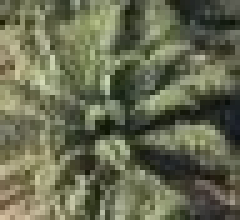
#> input picture sawit.jpg, 48 x 44 px (shown 5 times larger)
$ jupyter execute 'Menghitung deteksi sawit dengan template matching.ipynb'
#> lines starting #> are read from the running program, lines starting #| are printed output that depends on the picture; after the words box and inside, x2 and y2 are one past the last pixel; in counts of white or black regions, pixels touching at a corner belong together
[cell 1]
import cv2
# tampilkan kedua gambar
from matplotlib import pyplot as plt

# panggil dan konversi warna agar sesuai dengan Matplotlib
sawit = cv2.imread('sawit.jpg')
#> sawit is the input picture: shape (44, 48, 3); mean B, G, R 81.1, 106.2, 103.1
sawit = cv2.cvtColor(sawit, cv2.COLOR_BGR2RGB)

# panggil dan konversi warna agar sesuai dengan Matplotlib
kebun_sawit = cv2.imread('kebun.jpg')
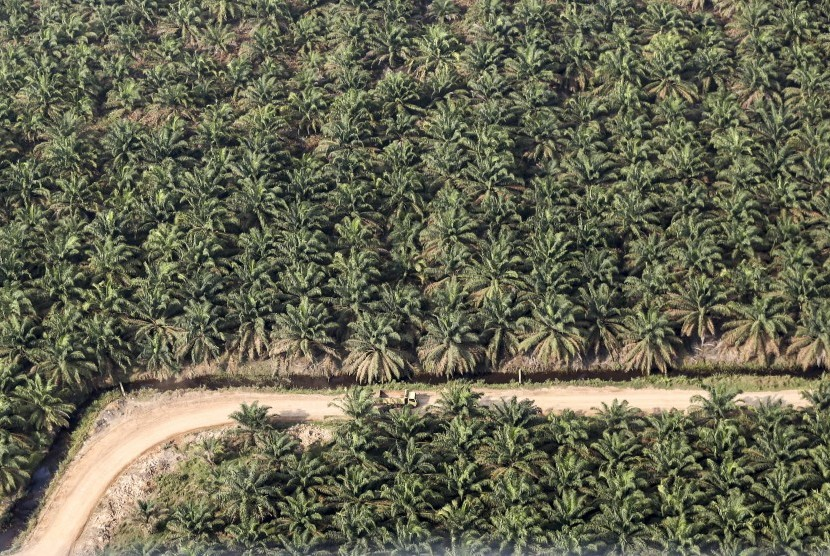
#> input picture kebun.jpg, 830 x 556 px
#> kebun_sawit is the input picture: shape (556, 830, 3); mean B, G, R 81.3, 102.5, 102.4
kebun_sawit = cv2.cvtColor(kebun_sawit, cv2.COLOR_BGR2RGB)
plt.subplot(121),plt.imshow(sawit), plt.title('Akame')
plt.subplot(122),plt.imshow(kebun_sawit), plt.title('Akame ga kill')
plt.show()
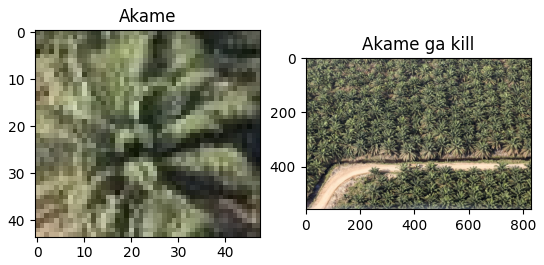
#> figure drawn by matplotlib, 2 panels

[cell 2]
import cv2
import numpy as np

# Membaca gambar utuh untuk dicari
img_rgb = cv2.imread('kebun.jpg')
img_gray = cv2.cvtColor(img_rgb, cv2.COLOR_BGR2GRAY)
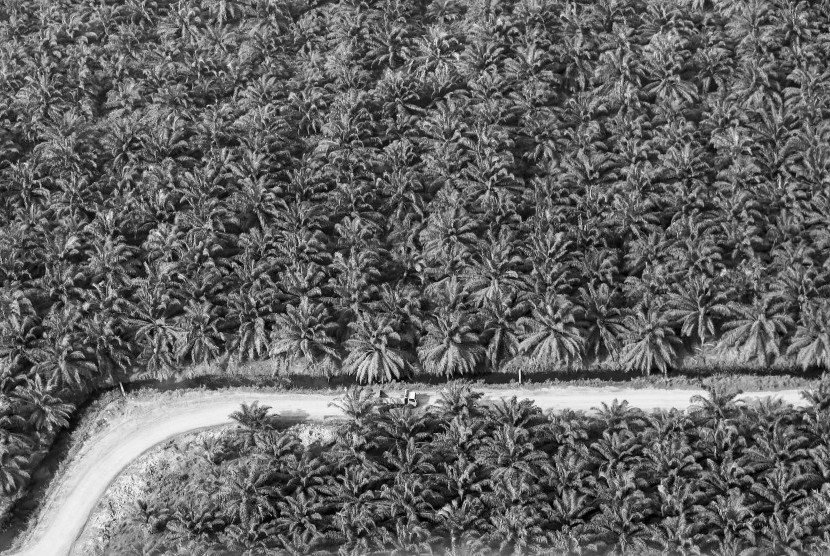
#> img_gray: shape (556, 830); min 0, max 252, mean 100.1

# Membaca template
template = cv2.imread('sawit.jpg', 0)
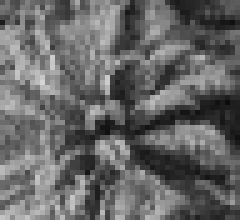
#> template: shape (44, 48) (shown 5 times larger); min 12, max 212, mean 102.4

# Ukuran template. Ukuran ini akan digunakan untuk menggambar kotak
w, h = template.shape[::-1]
#> w = 48; h = 44

# Menggunakan metode COEFF-NORMALIZED
res = cv2.matchTemplate(img_gray, template, cv2.TM_CCOEFF_NORMED)
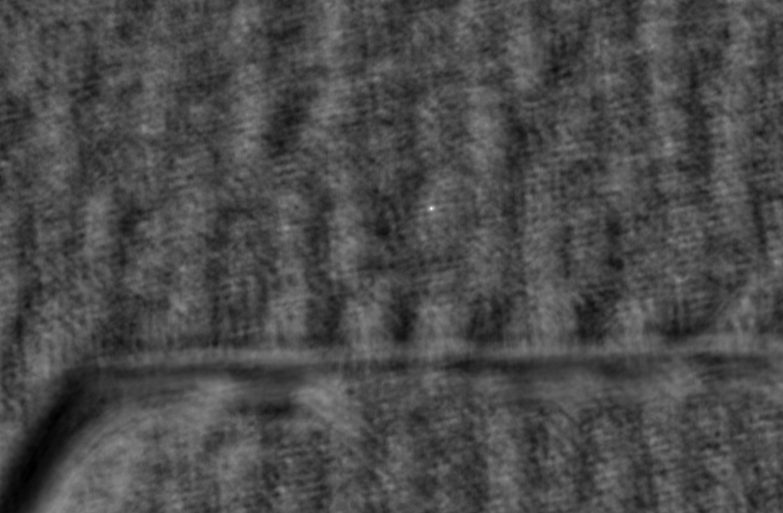
#> res: shape (513, 783) float32; min -0.414, max 0.997, mean 0.000944; drawn with min black and max white

# Nilai threshold atau ambang batas deteksi kemiripan titik.
# Lakukan eksperimen dengan merubah nilai ini
threshold = 0.15

# Menemukan lokasi-lokasi hasil deteksi
loc = np.where(res >= threshold)
#> loc = 31957 positions, rows 0 to 512, columns 0 to 782

# Membuat array kosong untuk menyimpan lokasi-lokasi dari hasil deteksi
lspoint = []
lspoint2 = []
count = 0 # Untuk menyimpan jumlah matching yang ditemukan

for pt in zip(*loc[::-1]):
    # Jika sudah ada, skip lokasi tersebut
    if pt[0] not in lspoint and pt[1] not in lspoint2:
        # Gambar persegi warna kuning dengan ketebalan dua poin
        cv2.rectangle(img_rgb, pt, (pt[0] + w, pt[1] + h), (0, 255, 255), 2)

        for i in range(pt[0] - 9, pt[0] + 9, 1):
            # Tambahkan koordinat x ke list
            lspoint.append(i)

        for k in range(pt[1] - 9, pt[1] + 9, 1):
            # Tambahkan koordinat y ke list
            lspoint2.append(k)

        count += 1 # Berapa jumlah matching yang ditemukan?
    else:
        continue
#> this loop made 31957 passes
#> pt on passes 1 to 12: (83, 0), (321, 0), (322, 0), (336, 0), (337, 0), (338, 0), (339, 0), (382, 0), (467, 0), (468, 0), (469, 0), (470, 0)
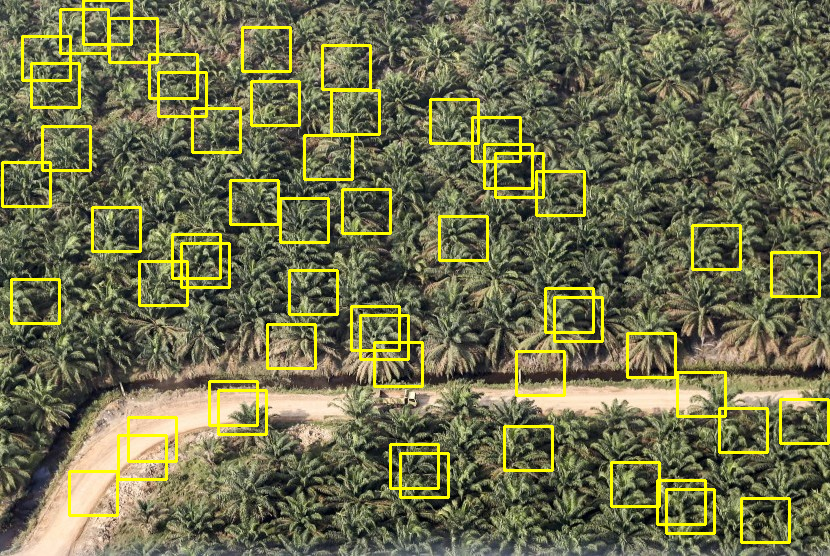
#> img_rgb: shape (556, 830, 3); 6.36% of pixels changed, all inside (x1, y1, x2, y2) = (1, 0, 830, 544)
#> after the loop, count = 55; lspoint = 990 values, max 788 at index 791, min -7 at index 324, mean 341.9; lspoint2 = 990 values, max 506 at index 989, min -9 at index 0, mean 245.8

print("Jumlah objek ditemukan:", count)
#| Jumlah objek ditemukan: 55

# Tampilkan dengan imshow
cv2.imshow("Deteksi Objek", img_rgb)
cv2.waitKey(0)
cv2.destroyAllWindows()
